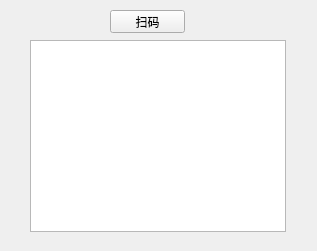
<?xml version="1.0" encoding="UTF-8"?>
<ui version="4.0">
 <class>scanTestForm</class>
 <widget class="QWidget" name="scanTestForm">
  <property name="geometry">
   <rect>
    <x>0</x>
    <y>0</y>
    <width>317</width>
    <height>251</height>
   </rect>
  </property>
  <property name="windowTitle">
   <string>扫码枪对焦测试</string>
  </property>
  <widget class="QPushButton" name="pbtGetBarcode">
   <property name="geometry">
    <rect>
     <x>110</x>
     <y>10</y>
     <width>75</width>
     <height>23</height>
    </rect>
   </property>
   <property name="text">
    <string>扫码</string>
   </property>
  </widget>
  <widget class="QTextBrowser" name="tbResult">
   <property name="geometry">
    <rect>
     <x>30</x>
     <y>40</y>
     <width>256</width>
     <height>192</height>
    </rect>
   </property>
  </widget>
 </widget>
 <resources/>
 <connections/>
</ui>
